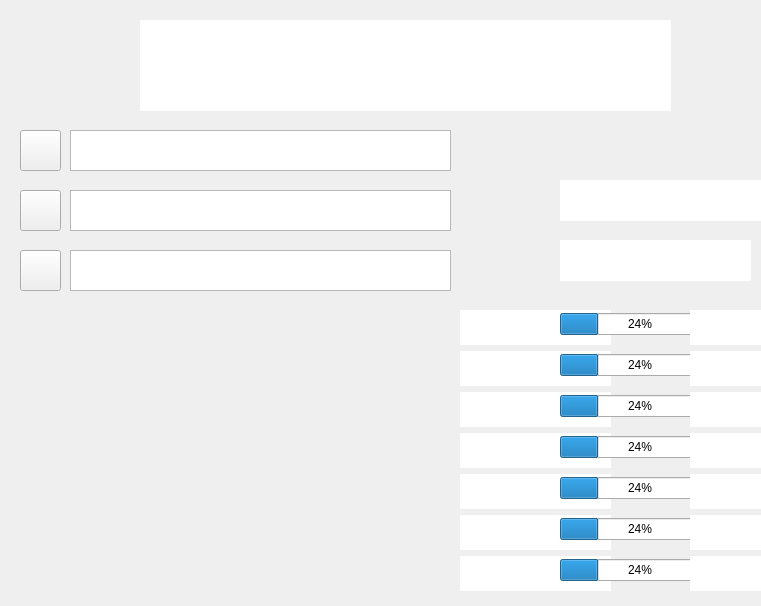
<?xml version="1.0" encoding="UTF-8"?>
<ui version="4.0">
 <class>Form</class>
 <widget class="QWidget" name="Form">
  <property name="geometry">
   <rect>
    <x>0</x>
    <y>0</y>
    <width>761</width>
    <height>606</height>
   </rect>
  </property>
  <property name="windowTitle">
   <string>Form</string>
  </property>
  <property name="styleSheet">
   <string notr="true">background-image: url(:/images/ui/background.png);
</string>
  </property>
  <widget class="QTextBrowser" name="textBrowser_3">
   <property name="geometry">
    <rect>
     <x>140</x>
     <y>20</y>
     <width>531</width>
     <height>91</height>
    </rect>
   </property>
   <property name="frameShape">
    <enum>QFrame::NoFrame</enum>
   </property>
   <property name="html">
    <string>&lt;!DOCTYPE HTML PUBLIC &quot;-//W3C//DTD HTML 4.0//EN&quot; &quot;http://www.w3.org/TR/REC-html40/strict.dtd&quot;&gt;
&lt;html&gt;&lt;head&gt;&lt;meta name=&quot;qrichtext&quot; content=&quot;1&quot; /&gt;&lt;style type=&quot;text/css&quot;&gt;
p, li { white-space: pre-wrap; }
&lt;/style&gt;&lt;/head&gt;&lt;body style=&quot; font-family:'SimSun'; font-size:9pt; font-weight:400; font-style:normal;&quot;&gt;
&lt;p align=&quot;center&quot; style=&quot; margin-top:0px; margin-bottom:0px; margin-left:0px; margin-right:0px; -qt-block-indent:0; text-indent:0px;&quot;&gt;&lt;span style=&quot; font-size:26pt; font-weight:600; color:#ffffff;&quot;&gt;Emotion Recognition System&lt;/span&gt;&lt;/p&gt;
&lt;p align=&quot;center&quot; style=&quot; margin-top:0px; margin-bottom:0px; margin-left:0px; margin-right:0px; -qt-block-indent:0; text-indent:0px;&quot;&gt;&lt;span style=&quot; font-size:12pt; font-weight:600; font-style:italic; color:#ffffff;&quot;&gt;				&lt;/span&gt;&lt;/p&gt;
&lt;p align=&quot;center&quot; style=&quot; margin-top:0px; margin-bottom:0px; margin-left:0px; margin-right:0px; -qt-block-indent:0; text-indent:0px;&quot;&gt;&lt;span style=&quot; font-size:12pt; font-weight:600; font-style:italic; color:#ffffff;&quot;&gt;				     17343006 曾峥&lt;/span&gt;&lt;/p&gt;&lt;/body&gt;&lt;/html&gt;</string>
   </property>
  </widget>
  <widget class="QTextEdit" name="textEdit_model">
   <property name="geometry">
    <rect>
     <x>70</x>
     <y>130</y>
     <width>381</width>
     <height>41</height>
    </rect>
   </property>
   <property name="contextMenuPolicy">
    <enum>Qt::DefaultContextMenu</enum>
   </property>
   <property name="styleSheet">
    <string notr="true">font: 75 15pt &quot;SimSun&quot;;
color: rgb(255, 255, 255);
font-style:normal;</string>
   </property>
   <property name="horizontalScrollBarPolicy">
    <enum>Qt::ScrollBarAsNeeded</enum>
   </property>
   <property name="readOnly">
    <bool>true</bool>
   </property>
   <property name="html">
    <string>&lt;!DOCTYPE HTML PUBLIC &quot;-//W3C//DTD HTML 4.0//EN&quot; &quot;http://www.w3.org/TR/REC-html40/strict.dtd&quot;&gt;
&lt;html&gt;&lt;head&gt;&lt;meta name=&quot;qrichtext&quot; content=&quot;1&quot; /&gt;&lt;style type=&quot;text/css&quot;&gt;
p, li { white-space: pre-wrap; }
&lt;/style&gt;&lt;/head&gt;&lt;body style=&quot; font-family:'SimSun'; font-size:15pt; font-weight:72; font-style:normal;&quot;&gt;
&lt;p style=&quot; margin-top:0px; margin-bottom:0px; margin-left:0px; margin-right:0px; -qt-block-indent:0; text-indent:0px;&quot;&gt;&lt;span style=&quot; font-size:16pt; font-weight:400; color:#ffffff;&quot;&gt;Using defaut model&lt;/span&gt;&lt;/p&gt;&lt;/body&gt;&lt;/html&gt;</string>
   </property>
  </widget>
  <widget class="QTextEdit" name="textEdit_pic">
   <property name="geometry">
    <rect>
     <x>70</x>
     <y>250</y>
     <width>381</width>
     <height>41</height>
    </rect>
   </property>
   <property name="styleSheet">
    <string notr="true">font: 75 16pt &quot;SimSun&quot;;
color: rgb(255, 255, 255);
font-style:normal;</string>
   </property>
   <property name="readOnly">
    <bool>true</bool>
   </property>
   <property name="html">
    <string>&lt;!DOCTYPE HTML PUBLIC &quot;-//W3C//DTD HTML 4.0//EN&quot; &quot;http://www.w3.org/TR/REC-html40/strict.dtd&quot;&gt;
&lt;html&gt;&lt;head&gt;&lt;meta name=&quot;qrichtext&quot; content=&quot;1&quot; /&gt;&lt;style type=&quot;text/css&quot;&gt;
p, li { white-space: pre-wrap; }
&lt;/style&gt;&lt;/head&gt;&lt;body style=&quot; font-family:'SimSun'; font-size:16pt; font-weight:72; font-style:normal;&quot;&gt;
&lt;p style=&quot; margin-top:0px; margin-bottom:0px; margin-left:0px; margin-right:0px; -qt-block-indent:0; text-indent:0px;&quot;&gt;&lt;span style=&quot; font-size:14pt; font-weight:400; color:#ffffff;&quot;&gt;Choose a photo&lt;/span&gt;&lt;/p&gt;&lt;/body&gt;&lt;/html&gt;</string>
   </property>
  </widget>
  <widget class="QTextEdit" name="textEdit_camera">
   <property name="geometry">
    <rect>
     <x>70</x>
     <y>190</y>
     <width>381</width>
     <height>41</height>
    </rect>
   </property>
   <property name="styleSheet">
    <string notr="true">font: 75 16pt &quot;SimSun&quot;;
color: rgb(255, 255, 255);
font-style:normal;</string>
   </property>
   <property name="readOnly">
    <bool>true</bool>
   </property>
   <property name="html">
    <string>&lt;!DOCTYPE HTML PUBLIC &quot;-//W3C//DTD HTML 4.0//EN&quot; &quot;http://www.w3.org/TR/REC-html40/strict.dtd&quot;&gt;
&lt;html&gt;&lt;head&gt;&lt;meta name=&quot;qrichtext&quot; content=&quot;1&quot; /&gt;&lt;style type=&quot;text/css&quot;&gt;
p, li { white-space: pre-wrap; }
&lt;/style&gt;&lt;/head&gt;&lt;body style=&quot; font-family:'SimSun'; font-size:16pt; font-weight:72; font-style:normal;&quot;&gt;
&lt;p style=&quot; margin-top:0px; margin-bottom:0px; margin-left:0px; margin-right:0px; -qt-block-indent:0; text-indent:0px;&quot;&gt;&lt;span style=&quot; font-size:14pt; font-weight:400; color:#ffffff;&quot;&gt;Camera off&lt;/span&gt;&lt;/p&gt;&lt;/body&gt;&lt;/html&gt;</string>
   </property>
  </widget>
  <widget class="QLabel" name="label_5">
   <property name="geometry">
    <rect>
     <x>510</x>
     <y>170</y>
     <width>41</width>
     <height>41</height>
    </rect>
   </property>
   <property name="styleSheet">
    <string notr="true">border-image: url(:/images/ui/speed.png);</string>
   </property>
   <property name="text">
    <string/>
   </property>
  </widget>
  <widget class="QLabel" name="label_6">
   <property name="geometry">
    <rect>
     <x>510</x>
     <y>230</y>
     <width>41</width>
     <height>41</height>
    </rect>
   </property>
   <property name="styleSheet">
    <string notr="true">border-image: url(:/images/ui/result.png);</string>
   </property>
   <property name="text">
    <string/>
   </property>
  </widget>
  <widget class="QTextBrowser" name="textBrowser_7">
   <property name="geometry">
    <rect>
     <x>560</x>
     <y>180</y>
     <width>201</width>
     <height>41</height>
    </rect>
   </property>
   <property name="styleSheet">
    <string notr="true"/>
   </property>
   <property name="frameShape">
    <enum>QFrame::NoFrame</enum>
   </property>
   <property name="frameShadow">
    <enum>QFrame::Plain</enum>
   </property>
   <property name="html">
    <string>&lt;!DOCTYPE HTML PUBLIC &quot;-//W3C//DTD HTML 4.0//EN&quot; &quot;http://www.w3.org/TR/REC-html40/strict.dtd&quot;&gt;
&lt;html&gt;&lt;head&gt;&lt;meta name=&quot;qrichtext&quot; content=&quot;1&quot; /&gt;&lt;style type=&quot;text/css&quot;&gt;
p, li { white-space: pre-wrap; }
&lt;/style&gt;&lt;/head&gt;&lt;body style=&quot; font-family:'SimSun'; font-size:9pt; font-weight:400; font-style:normal;&quot;&gt;
&lt;p style=&quot; margin-top:0px; margin-bottom:0px; margin-left:0px; margin-right:0px; -qt-block-indent:0; text-indent:0px;&quot;&gt;&lt;span style=&quot; font-size:16pt; color:#ffffff;&quot;&gt;Time：&lt;/span&gt;&lt;/p&gt;&lt;/body&gt;&lt;/html&gt;</string>
   </property>
  </widget>
  <widget class="QTextBrowser" name="textBrowser_8">
   <property name="geometry">
    <rect>
     <x>560</x>
     <y>240</y>
     <width>191</width>
     <height>41</height>
    </rect>
   </property>
   <property name="styleSheet">
    <string notr="true"/>
   </property>
   <property name="frameShape">
    <enum>QFrame::NoFrame</enum>
   </property>
   <property name="html">
    <string>&lt;!DOCTYPE HTML PUBLIC &quot;-//W3C//DTD HTML 4.0//EN&quot; &quot;http://www.w3.org/TR/REC-html40/strict.dtd&quot;&gt;
&lt;html&gt;&lt;head&gt;&lt;meta name=&quot;qrichtext&quot; content=&quot;1&quot; /&gt;&lt;style type=&quot;text/css&quot;&gt;
p, li { white-space: pre-wrap; }
&lt;/style&gt;&lt;/head&gt;&lt;body style=&quot; font-family:'SimSun'; font-size:9pt; font-weight:400; font-style:normal;&quot;&gt;
&lt;p style=&quot; margin-top:0px; margin-bottom:0px; margin-left:0px; margin-right:0px; -qt-block-indent:0; text-indent:0px;&quot;&gt;&lt;span style=&quot; font-size:16pt; color:#ffffff;&quot;&gt;Result：&lt;/span&gt;&lt;/p&gt;&lt;/body&gt;&lt;/html&gt;</string>
   </property>
  </widget>
  <widget class="QToolButton" name="toolButton_model">
   <property name="geometry">
    <rect>
     <x>20</x>
     <y>130</y>
     <width>41</width>
     <height>41</height>
    </rect>
   </property>
   <property name="styleSheet">
    <string notr="true">border-image: url(:/images/ui/model.png);</string>
   </property>
   <property name="text">
    <string/>
   </property>
  </widget>
  <widget class="QToolButton" name="toolButton_camera">
   <property name="geometry">
    <rect>
     <x>20</x>
     <y>190</y>
     <width>41</width>
     <height>41</height>
    </rect>
   </property>
   <property name="styleSheet">
    <string notr="true">border-image: url(:/images/ui/camera.png);</string>
   </property>
   <property name="text">
    <string/>
   </property>
  </widget>
  <widget class="QToolButton" name="toolButton_file">
   <property name="geometry">
    <rect>
     <x>20</x>
     <y>250</y>
     <width>41</width>
     <height>41</height>
    </rect>
   </property>
   <property name="styleSheet">
    <string notr="true">border-image: url(:/images/ui/file.png);</string>
   </property>
   <property name="text">
    <string/>
   </property>
  </widget>
  <widget class="QTextBrowser" name="textBrowser_time">
   <property name="geometry">
    <rect>
     <x>620</x>
     <y>180</y>
     <width>141</width>
     <height>41</height>
    </rect>
   </property>
   <property name="styleSheet">
    <string notr="true">font: 75 16pt &quot;SimSun&quot;;
color: rgb(255, 255, 255);
font-style:normal;</string>
   </property>
   <property name="frameShape">
    <enum>QFrame::NoFrame</enum>
   </property>
   <property name="html">
    <string>&lt;!DOCTYPE HTML PUBLIC &quot;-//W3C//DTD HTML 4.0//EN&quot; &quot;http://www.w3.org/TR/REC-html40/strict.dtd&quot;&gt;
&lt;html&gt;&lt;head&gt;&lt;meta name=&quot;qrichtext&quot; content=&quot;1&quot; /&gt;&lt;style type=&quot;text/css&quot;&gt;
p, li { white-space: pre-wrap; }
&lt;/style&gt;&lt;/head&gt;&lt;body style=&quot; font-family:'SimSun'; font-size:16pt; font-weight:72; font-style:normal;&quot;&gt;
&lt;p style=&quot; margin-top:0px; margin-bottom:0px; margin-left:0px; margin-right:0px; -qt-block-indent:0; text-indent:0px;&quot;&gt;&lt;span style=&quot; font-weight:400; color:#ffffff;&quot;&gt;0 s&lt;/span&gt;&lt;/p&gt;&lt;/body&gt;&lt;/html&gt;</string>
   </property>
  </widget>
  <widget class="QTextBrowser" name="textBrowser_result">
   <property name="geometry">
    <rect>
     <x>640</x>
     <y>240</y>
     <width>101</width>
     <height>41</height>
    </rect>
   </property>
   <property name="styleSheet">
    <string notr="true">font: 75 16pt &quot;SimSun&quot;;
color: rgb(255, 255, 255);
font-style:normal;</string>
   </property>
   <property name="frameShape">
    <enum>QFrame::NoFrame</enum>
   </property>
   <property name="html">
    <string>&lt;!DOCTYPE HTML PUBLIC &quot;-//W3C//DTD HTML 4.0//EN&quot; &quot;http://www.w3.org/TR/REC-html40/strict.dtd&quot;&gt;
&lt;html&gt;&lt;head&gt;&lt;meta name=&quot;qrichtext&quot; content=&quot;1&quot; /&gt;&lt;style type=&quot;text/css&quot;&gt;
p, li { white-space: pre-wrap; }
&lt;/style&gt;&lt;/head&gt;&lt;body style=&quot; font-family:'SimSun'; font-size:16pt; font-weight:72; font-style:normal;&quot;&gt;
&lt;p style=&quot; margin-top:0px; margin-bottom:0px; margin-left:0px; margin-right:0px; -qt-block-indent:0; text-indent:0px;&quot;&gt;&lt;span style=&quot; font-weight:400; color:#ffffff;&quot;&gt;none&lt;/span&gt;&lt;/p&gt;&lt;/body&gt;&lt;/html&gt;</string>
   </property>
  </widget>
  <widget class="QWidget" name="verticalLayoutWidget_2">
   <property name="geometry">
    <rect>
     <x>460</x>
     <y>310</y>
     <width>151</width>
     <height>281</height>
    </rect>
   </property>
   <layout class="QVBoxLayout" name="verticalLayout_emotions">
    <item>
     <widget class="QTextBrowser" name="textBrowser_9">
      <property name="styleSheet">
       <string notr="true"/>
      </property>
      <property name="frameShape">
       <enum>QFrame::NoFrame</enum>
      </property>
      <property name="frameShadow">
       <enum>QFrame::Plain</enum>
      </property>
      <property name="html">
       <string>&lt;!DOCTYPE HTML PUBLIC &quot;-//W3C//DTD HTML 4.0//EN&quot; &quot;http://www.w3.org/TR/REC-html40/strict.dtd&quot;&gt;
&lt;html&gt;&lt;head&gt;&lt;meta name=&quot;qrichtext&quot; content=&quot;1&quot; /&gt;&lt;style type=&quot;text/css&quot;&gt;
p, li { white-space: pre-wrap; }
&lt;/style&gt;&lt;/head&gt;&lt;body style=&quot; font-family:'SimSun'; font-size:9pt; font-weight:400; font-style:normal;&quot;&gt;
&lt;p style=&quot; margin-top:0px; margin-bottom:0px; margin-left:0px; margin-right:0px; -qt-block-indent:0; text-indent:0px;&quot;&gt;&lt;span style=&quot; font-size:14pt; color:#ffffff;&quot;&gt;angry&lt;/span&gt;&lt;/p&gt;&lt;/body&gt;&lt;/html&gt;</string>
      </property>
     </widget>
    </item>
    <item>
     <widget class="QTextBrowser" name="textBrowser_10">
      <property name="styleSheet">
       <string notr="true"/>
      </property>
      <property name="frameShape">
       <enum>QFrame::NoFrame</enum>
      </property>
      <property name="frameShadow">
       <enum>QFrame::Plain</enum>
      </property>
      <property name="html">
       <string>&lt;!DOCTYPE HTML PUBLIC &quot;-//W3C//DTD HTML 4.0//EN&quot; &quot;http://www.w3.org/TR/REC-html40/strict.dtd&quot;&gt;
&lt;html&gt;&lt;head&gt;&lt;meta name=&quot;qrichtext&quot; content=&quot;1&quot; /&gt;&lt;style type=&quot;text/css&quot;&gt;
p, li { white-space: pre-wrap; }
&lt;/style&gt;&lt;/head&gt;&lt;body style=&quot; font-family:'SimSun'; font-size:9pt; font-weight:400; font-style:normal;&quot;&gt;
&lt;p style=&quot; margin-top:0px; margin-bottom:0px; margin-left:0px; margin-right:0px; -qt-block-indent:0; text-indent:0px;&quot;&gt;&lt;span style=&quot; font-size:14pt; color:#ffffff;&quot;&gt;disgust&lt;/span&gt;&lt;/p&gt;&lt;/body&gt;&lt;/html&gt;</string>
      </property>
     </widget>
    </item>
    <item>
     <widget class="QTextBrowser" name="textBrowser_11">
      <property name="styleSheet">
       <string notr="true"/>
      </property>
      <property name="frameShape">
       <enum>QFrame::NoFrame</enum>
      </property>
      <property name="frameShadow">
       <enum>QFrame::Plain</enum>
      </property>
      <property name="html">
       <string>&lt;!DOCTYPE HTML PUBLIC &quot;-//W3C//DTD HTML 4.0//EN&quot; &quot;http://www.w3.org/TR/REC-html40/strict.dtd&quot;&gt;
&lt;html&gt;&lt;head&gt;&lt;meta name=&quot;qrichtext&quot; content=&quot;1&quot; /&gt;&lt;style type=&quot;text/css&quot;&gt;
p, li { white-space: pre-wrap; }
&lt;/style&gt;&lt;/head&gt;&lt;body style=&quot; font-family:'SimSun'; font-size:9pt; font-weight:400; font-style:normal;&quot;&gt;
&lt;p style=&quot; margin-top:0px; margin-bottom:0px; margin-left:0px; margin-right:0px; -qt-block-indent:0; text-indent:0px;&quot;&gt;&lt;span style=&quot; font-size:14pt; color:#ffffff;&quot;&gt;scared&lt;/span&gt;&lt;/p&gt;&lt;/body&gt;&lt;/html&gt;</string>
      </property>
     </widget>
    </item>
    <item>
     <widget class="QTextBrowser" name="textBrowser_12">
      <property name="styleSheet">
       <string notr="true"/>
      </property>
      <property name="frameShape">
       <enum>QFrame::NoFrame</enum>
      </property>
      <property name="frameShadow">
       <enum>QFrame::Plain</enum>
      </property>
      <property name="html">
       <string>&lt;!DOCTYPE HTML PUBLIC &quot;-//W3C//DTD HTML 4.0//EN&quot; &quot;http://www.w3.org/TR/REC-html40/strict.dtd&quot;&gt;
&lt;html&gt;&lt;head&gt;&lt;meta name=&quot;qrichtext&quot; content=&quot;1&quot; /&gt;&lt;style type=&quot;text/css&quot;&gt;
p, li { white-space: pre-wrap; }
&lt;/style&gt;&lt;/head&gt;&lt;body style=&quot; font-family:'SimSun'; font-size:9pt; font-weight:400; font-style:normal;&quot;&gt;
&lt;p style=&quot; margin-top:0px; margin-bottom:0px; margin-left:0px; margin-right:0px; -qt-block-indent:0; text-indent:0px;&quot;&gt;&lt;span style=&quot; font-size:14pt; color:#ffffff;&quot;&gt;happy&lt;/span&gt;&lt;/p&gt;&lt;/body&gt;&lt;/html&gt;</string>
      </property>
     </widget>
    </item>
    <item>
     <widget class="QTextBrowser" name="textBrowser_13">
      <property name="styleSheet">
       <string notr="true"/>
      </property>
      <property name="frameShape">
       <enum>QFrame::NoFrame</enum>
      </property>
      <property name="frameShadow">
       <enum>QFrame::Plain</enum>
      </property>
      <property name="html">
       <string>&lt;!DOCTYPE HTML PUBLIC &quot;-//W3C//DTD HTML 4.0//EN&quot; &quot;http://www.w3.org/TR/REC-html40/strict.dtd&quot;&gt;
&lt;html&gt;&lt;head&gt;&lt;meta name=&quot;qrichtext&quot; content=&quot;1&quot; /&gt;&lt;style type=&quot;text/css&quot;&gt;
p, li { white-space: pre-wrap; }
&lt;/style&gt;&lt;/head&gt;&lt;body style=&quot; font-family:'SimSun'; font-size:9pt; font-weight:400; font-style:normal;&quot;&gt;
&lt;p style=&quot; margin-top:0px; margin-bottom:0px; margin-left:0px; margin-right:0px; -qt-block-indent:0; text-indent:0px;&quot;&gt;&lt;span style=&quot; font-size:14pt; color:#ffffff;&quot;&gt;sad&lt;/span&gt;&lt;/p&gt;&lt;/body&gt;&lt;/html&gt;</string>
      </property>
     </widget>
    </item>
    <item>
     <widget class="QTextBrowser" name="textBrowser_14">
      <property name="styleSheet">
       <string notr="true"/>
      </property>
      <property name="frameShape">
       <enum>QFrame::NoFrame</enum>
      </property>
      <property name="frameShadow">
       <enum>QFrame::Plain</enum>
      </property>
      <property name="html">
       <string>&lt;!DOCTYPE HTML PUBLIC &quot;-//W3C//DTD HTML 4.0//EN&quot; &quot;http://www.w3.org/TR/REC-html40/strict.dtd&quot;&gt;
&lt;html&gt;&lt;head&gt;&lt;meta name=&quot;qrichtext&quot; content=&quot;1&quot; /&gt;&lt;style type=&quot;text/css&quot;&gt;
p, li { white-space: pre-wrap; }
&lt;/style&gt;&lt;/head&gt;&lt;body style=&quot; font-family:'SimSun'; font-size:9pt; font-weight:400; font-style:normal;&quot;&gt;
&lt;p style=&quot; margin-top:0px; margin-bottom:0px; margin-left:0px; margin-right:0px; -qt-block-indent:0; text-indent:0px;&quot;&gt;&lt;span style=&quot; font-size:14pt; color:#ffffff;&quot;&gt;surprised&lt;/span&gt;&lt;/p&gt;&lt;/body&gt;&lt;/html&gt;</string>
      </property>
     </widget>
    </item>
    <item>
     <widget class="QTextBrowser" name="textBrowser_15">
      <property name="styleSheet">
       <string notr="true"/>
      </property>
      <property name="frameShape">
       <enum>QFrame::NoFrame</enum>
      </property>
      <property name="frameShadow">
       <enum>QFrame::Plain</enum>
      </property>
      <property name="html">
       <string>&lt;!DOCTYPE HTML PUBLIC &quot;-//W3C//DTD HTML 4.0//EN&quot; &quot;http://www.w3.org/TR/REC-html40/strict.dtd&quot;&gt;
&lt;html&gt;&lt;head&gt;&lt;meta name=&quot;qrichtext&quot; content=&quot;1&quot; /&gt;&lt;style type=&quot;text/css&quot;&gt;
p, li { white-space: pre-wrap; }
&lt;/style&gt;&lt;/head&gt;&lt;body style=&quot; font-family:'SimSun'; font-size:9pt; font-weight:400; font-style:normal;&quot;&gt;
&lt;p style=&quot; margin-top:0px; margin-bottom:0px; margin-left:0px; margin-right:0px; -qt-block-indent:0; text-indent:0px;&quot;&gt;&lt;span style=&quot; font-size:14pt; color:#ffffff;&quot;&gt;neutral&lt;/span&gt;&lt;/p&gt;&lt;/body&gt;&lt;/html&gt;</string>
      </property>
     </widget>
    </item>
   </layout>
   <zorder>textBrowser_10</zorder>
   <zorder>textBrowser_14</zorder>
   <zorder>textBrowser_15</zorder>
   <zorder>textBrowser_12</zorder>
   <zorder>textBrowser_11</zorder>
   <zorder>textBrowser_9</zorder>
   <zorder>textBrowser_13</zorder>
  </widget>
  <widget class="QLabel" name="label_face">
   <property name="geometry">
    <rect>
     <x>10</x>
     <y>300</y>
     <width>439</width>
     <height>299</height>
    </rect>
   </property>
   <property name="styleSheet">
    <string notr="true">border-image: url(:/images/ui/scan.gif);
font: 75 22pt &quot;SimSun&quot;;
color: rgb(0, 0, 0);

</string>
   </property>
   <property name="text">
    <string/>
   </property>
   <property name="alignment">
    <set>Qt::AlignCenter</set>
   </property>
  </widget>
  <widget class="QWidget" name="verticalLayoutWidget_3">
   <property name="geometry">
    <rect>
     <x>560</x>
     <y>300</y>
     <width>160</width>
     <height>301</height>
    </rect>
   </property>
   <layout class="QVBoxLayout" name="verticalLayout_progress">
    <item>
     <widget class="QProgressBar" name="progressBar_angry">
      <property name="value">
       <number>24</number>
      </property>
     </widget>
    </item>
    <item>
     <widget class="QProgressBar" name="progressBar_disgust">
      <property name="value">
       <number>24</number>
      </property>
     </widget>
    </item>
    <item>
     <widget class="QProgressBar" name="progressBar_scared">
      <property name="value">
       <number>24</number>
      </property>
     </widget>
    </item>
    <item>
     <widget class="QProgressBar" name="progressBar_happy">
      <property name="value">
       <number>24</number>
      </property>
     </widget>
    </item>
    <item>
     <widget class="QProgressBar" name="progressBar_sad">
      <property name="value">
       <number>24</number>
      </property>
     </widget>
    </item>
    <item>
     <widget class="QProgressBar" name="progressBar_surprised">
      <property name="value">
       <number>24</number>
      </property>
     </widget>
    </item>
    <item>
     <widget class="QProgressBar" name="progressBar_neutral">
      <property name="value">
       <number>24</number>
      </property>
     </widget>
    </item>
   </layout>
  </widget>
  <widget class="QWidget" name="verticalLayoutWidget">
   <property name="geometry">
    <rect>
     <x>690</x>
     <y>310</y>
     <width>160</width>
     <height>281</height>
    </rect>
   </property>
   <layout class="QVBoxLayout" name="verticalLayout_nums">
    <item>
     <widget class="QTextBrowser" name="textBrowser_angry">
      <property name="styleSheet">
       <string notr="true">font: 75 14pt &quot;SimSun&quot;;
color: rgb(255, 255, 255);
font-style:normal;</string>
      </property>
      <property name="frameShape">
       <enum>QFrame::NoFrame</enum>
      </property>
      <property name="frameShadow">
       <enum>QFrame::Plain</enum>
      </property>
      <property name="html">
       <string>&lt;!DOCTYPE HTML PUBLIC &quot;-//W3C//DTD HTML 4.0//EN&quot; &quot;http://www.w3.org/TR/REC-html40/strict.dtd&quot;&gt;
&lt;html&gt;&lt;head&gt;&lt;meta name=&quot;qrichtext&quot; content=&quot;1&quot; /&gt;&lt;style type=&quot;text/css&quot;&gt;
p, li { white-space: pre-wrap; }
&lt;/style&gt;&lt;/head&gt;&lt;body style=&quot; font-family:'SimSun'; font-size:14pt; font-weight:72; font-style:normal;&quot;&gt;
&lt;p style=&quot; margin-top:0px; margin-bottom:0px; margin-left:0px; margin-right:0px; -qt-block-indent:0; text-indent:0px;&quot;&gt;&lt;span style=&quot; font-weight:400; color:#ffffff;&quot;&gt;90.89%&lt;/span&gt;&lt;/p&gt;&lt;/body&gt;&lt;/html&gt;</string>
      </property>
     </widget>
    </item>
    <item>
     <widget class="QTextBrowser" name="textBrowser_disgust">
      <property name="styleSheet">
       <string notr="true">font: 75 14pt &quot;SimSun&quot;;
color: rgb(255, 255, 255);
font-style:normal;</string>
      </property>
      <property name="frameShape">
       <enum>QFrame::NoFrame</enum>
      </property>
      <property name="frameShadow">
       <enum>QFrame::Plain</enum>
      </property>
      <property name="html">
       <string>&lt;!DOCTYPE HTML PUBLIC &quot;-//W3C//DTD HTML 4.0//EN&quot; &quot;http://www.w3.org/TR/REC-html40/strict.dtd&quot;&gt;
&lt;html&gt;&lt;head&gt;&lt;meta name=&quot;qrichtext&quot; content=&quot;1&quot; /&gt;&lt;style type=&quot;text/css&quot;&gt;
p, li { white-space: pre-wrap; }
&lt;/style&gt;&lt;/head&gt;&lt;body style=&quot; font-family:'SimSun'; font-size:14pt; font-weight:72; font-style:normal;&quot;&gt;
&lt;p style=&quot; margin-top:0px; margin-bottom:0px; margin-left:0px; margin-right:0px; -qt-block-indent:0; text-indent:0px;&quot;&gt;&lt;span style=&quot; font-weight:400; color:#ffffff;&quot;&gt;0%&lt;/span&gt;&lt;/p&gt;&lt;/body&gt;&lt;/html&gt;</string>
      </property>
     </widget>
    </item>
    <item>
     <widget class="QTextBrowser" name="textBrowser_scared">
      <property name="styleSheet">
       <string notr="true">font: 75 14pt &quot;SimSun&quot;;
color: rgb(255, 255, 255);
font-style:normal;</string>
      </property>
      <property name="frameShape">
       <enum>QFrame::NoFrame</enum>
      </property>
      <property name="frameShadow">
       <enum>QFrame::Plain</enum>
      </property>
      <property name="html">
       <string>&lt;!DOCTYPE HTML PUBLIC &quot;-//W3C//DTD HTML 4.0//EN&quot; &quot;http://www.w3.org/TR/REC-html40/strict.dtd&quot;&gt;
&lt;html&gt;&lt;head&gt;&lt;meta name=&quot;qrichtext&quot; content=&quot;1&quot; /&gt;&lt;style type=&quot;text/css&quot;&gt;
p, li { white-space: pre-wrap; }
&lt;/style&gt;&lt;/head&gt;&lt;body style=&quot; font-family:'SimSun'; font-size:14pt; font-weight:72; font-style:normal;&quot;&gt;
&lt;p style=&quot; margin-top:0px; margin-bottom:0px; margin-left:0px; margin-right:0px; -qt-block-indent:0; text-indent:0px;&quot;&gt;&lt;span style=&quot; font-weight:400; color:#ffffff;&quot;&gt;0%&lt;/span&gt;&lt;/p&gt;&lt;/body&gt;&lt;/html&gt;</string>
      </property>
     </widget>
    </item>
    <item>
     <widget class="QTextBrowser" name="textBrowser_happy">
      <property name="styleSheet">
       <string notr="true">font: 75 14pt &quot;SimSun&quot;;
color: rgb(255, 255, 255);
font-style:normal;</string>
      </property>
      <property name="frameShape">
       <enum>QFrame::NoFrame</enum>
      </property>
      <property name="frameShadow">
       <enum>QFrame::Plain</enum>
      </property>
      <property name="html">
       <string>&lt;!DOCTYPE HTML PUBLIC &quot;-//W3C//DTD HTML 4.0//EN&quot; &quot;http://www.w3.org/TR/REC-html40/strict.dtd&quot;&gt;
&lt;html&gt;&lt;head&gt;&lt;meta name=&quot;qrichtext&quot; content=&quot;1&quot; /&gt;&lt;style type=&quot;text/css&quot;&gt;
p, li { white-space: pre-wrap; }
&lt;/style&gt;&lt;/head&gt;&lt;body style=&quot; font-family:'SimSun'; font-size:14pt; font-weight:72; font-style:normal;&quot;&gt;
&lt;p style=&quot; margin-top:0px; margin-bottom:0px; margin-left:0px; margin-right:0px; -qt-block-indent:0; text-indent:0px;&quot;&gt;&lt;span style=&quot; font-size:12pt; font-weight:400; color:#ffffff;&quot;&gt;0%&lt;/span&gt;&lt;/p&gt;&lt;/body&gt;&lt;/html&gt;</string>
      </property>
     </widget>
    </item>
    <item>
     <widget class="QTextBrowser" name="textBrowser_sad">
      <property name="styleSheet">
       <string notr="true">font: 75 14pt &quot;SimSun&quot;;
color: rgb(255, 255, 255);
font-style:normal;</string>
      </property>
      <property name="frameShape">
       <enum>QFrame::NoFrame</enum>
      </property>
      <property name="frameShadow">
       <enum>QFrame::Plain</enum>
      </property>
      <property name="html">
       <string>&lt;!DOCTYPE HTML PUBLIC &quot;-//W3C//DTD HTML 4.0//EN&quot; &quot;http://www.w3.org/TR/REC-html40/strict.dtd&quot;&gt;
&lt;html&gt;&lt;head&gt;&lt;meta name=&quot;qrichtext&quot; content=&quot;1&quot; /&gt;&lt;style type=&quot;text/css&quot;&gt;
p, li { white-space: pre-wrap; }
&lt;/style&gt;&lt;/head&gt;&lt;body style=&quot; font-family:'SimSun'; font-size:14pt; font-weight:72; font-style:normal;&quot;&gt;
&lt;p style=&quot; margin-top:0px; margin-bottom:0px; margin-left:0px; margin-right:0px; -qt-block-indent:0; text-indent:0px;&quot;&gt;&lt;span style=&quot; font-weight:400; color:#ffffff;&quot;&gt;0%&lt;/span&gt;&lt;/p&gt;&lt;/body&gt;&lt;/html&gt;</string>
      </property>
     </widget>
    </item>
    <item>
     <widget class="QTextBrowser" name="textBrowser_surprised">
      <property name="styleSheet">
       <string notr="true">font: 75 14pt &quot;SimSun&quot;;
color: rgb(255, 255, 255);
font-style:normal;</string>
      </property>
      <property name="frameShape">
       <enum>QFrame::NoFrame</enum>
      </property>
      <property name="frameShadow">
       <enum>QFrame::Plain</enum>
      </property>
      <property name="html">
       <string>&lt;!DOCTYPE HTML PUBLIC &quot;-//W3C//DTD HTML 4.0//EN&quot; &quot;http://www.w3.org/TR/REC-html40/strict.dtd&quot;&gt;
&lt;html&gt;&lt;head&gt;&lt;meta name=&quot;qrichtext&quot; content=&quot;1&quot; /&gt;&lt;style type=&quot;text/css&quot;&gt;
p, li { white-space: pre-wrap; }
&lt;/style&gt;&lt;/head&gt;&lt;body style=&quot; font-family:'SimSun'; font-size:14pt; font-weight:72; font-style:normal;&quot;&gt;
&lt;p style=&quot; margin-top:0px; margin-bottom:0px; margin-left:0px; margin-right:0px; -qt-block-indent:0; text-indent:0px;&quot;&gt;&lt;span style=&quot; font-weight:400; color:#ffffff;&quot;&gt;0%&lt;/span&gt;&lt;/p&gt;&lt;/body&gt;&lt;/html&gt;</string>
      </property>
     </widget>
    </item>
    <item>
     <widget class="QTextBrowser" name="textBrowser_neutral">
      <property name="styleSheet">
       <string notr="true">font: 75 14pt &quot;SimSun&quot;;
color: rgb(255, 255, 255);
font-style:normal;</string>
      </property>
      <property name="frameShape">
       <enum>QFrame::NoFrame</enum>
      </property>
      <property name="frameShadow">
       <enum>QFrame::Plain</enum>
      </property>
      <property name="html">
       <string>&lt;!DOCTYPE HTML PUBLIC &quot;-//W3C//DTD HTML 4.0//EN&quot; &quot;http://www.w3.org/TR/REC-html40/strict.dtd&quot;&gt;
&lt;html&gt;&lt;head&gt;&lt;meta name=&quot;qrichtext&quot; content=&quot;1&quot; /&gt;&lt;style type=&quot;text/css&quot;&gt;
p, li { white-space: pre-wrap; }
&lt;/style&gt;&lt;/head&gt;&lt;body style=&quot; font-family:'SimSun'; font-size:14pt; font-weight:72; font-style:normal;&quot;&gt;
&lt;p style=&quot; margin-top:0px; margin-bottom:0px; margin-left:0px; margin-right:0px; -qt-block-indent:0; text-indent:0px;&quot;&gt;&lt;span style=&quot; font-weight:400; color:#ffffff;&quot;&gt;0%&lt;/span&gt;&lt;/p&gt;&lt;/body&gt;&lt;/html&gt;</string>
      </property>
     </widget>
    </item>
   </layout>
  </widget>
 </widget>
 <resources>
  <include location="../qrc/resource.qrc"/>
 </resources>
 <connections/>
 <slots>
  <signal>choose_model()</signal>
  <slot>show_model()</slot>
  <slot>slot1()</slot>
 </slots>
</ui>
